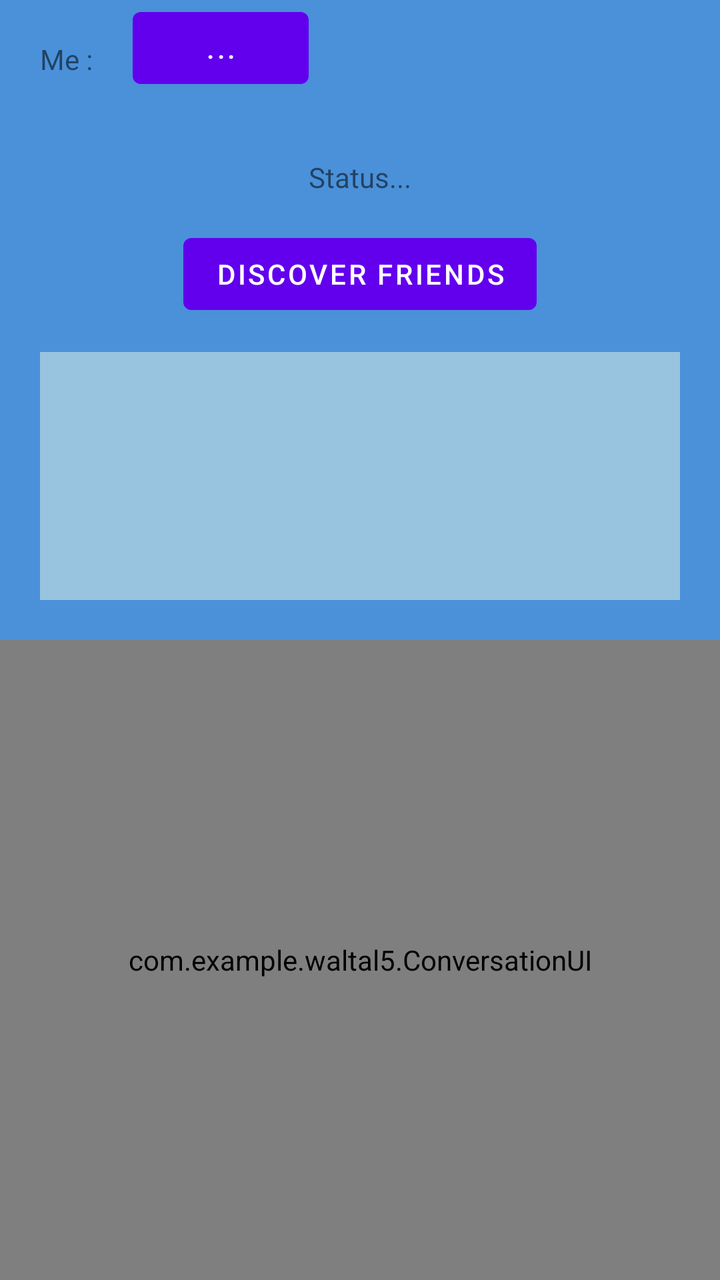
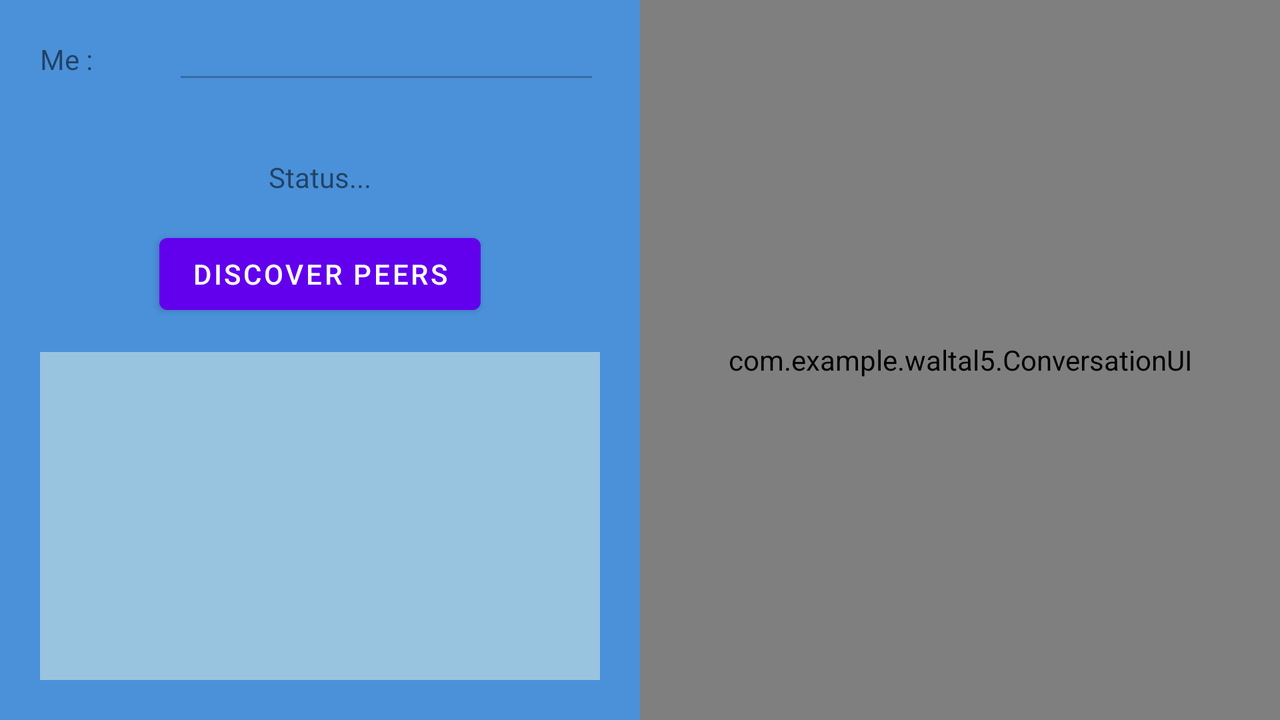

Two renders of one Android screen. The first uses the default layout on a phone; the second uses the alternative layout the repository ships for a different screen configuration, on a matching device. The two XML files are below.
<!-- AndroidManifest.xml: application theme Theme.Waltal5 -->
<!-- res/layout/activity_main.xml -->
<?xml version="1.0" encoding="utf-8"?>
<LinearLayout xmlns:android="http://schemas.android.com/apk/res/android"
    xmlns:app="http://schemas.android.com/apk/res-auto"
    xmlns:tools="http://schemas.android.com/tools"
    android:layout_width="match_parent"
    android:layout_height="match_parent"
    tools:context=".MainActivity"
    android:weightSum="2"
    android:orientation="vertical">
    <RelativeLayout android:layout_width="match_parent"
        android:layout_height="0dp"
        android:layout_weight="1"
        android:background="#4a91d9">


        <TextView
            android:id="@+id/myNameLabel"
            android:layout_width="wrap_content"
            android:layout_height="wrap_content"
            android:layout_marginStart="20dp"
            android:layout_marginTop="20dp"
            android:layout_marginEnd="20dp"
            android:layout_marginBottom="20dp"
            android:text="Me :" />

        <Button
            android:id="@+id/nameButton"
            android:layout_width="wrap_content"
            android:layout_height="wrap_content"
            android:layout_toRightOf="@+id/myNameLabel"
            android:text="..." />

        <TextView
            android:id="@+id/connectionStatus"
            android:layout_width="wrap_content"
            android:layout_height="wrap_content"
            android:layout_below="@id/myNameLabel"
            android:text="Status..."
            android:layout_centerHorizontal="true"
            android:layout_marginTop="20dp"/>

        <Button
            android:id="@+id/discover"
            android:layout_width="wrap_content"
            android:layout_height="wrap_content"
            android:layout_below="@id/connectionStatus"
            android:layout_centerHorizontal="true"
            android:layout_marginStart="15dp"
            android:layout_marginTop="15dp"
            android:layout_marginEnd="15dp"
            android:layout_marginBottom="15dp"
            android:text="discover friends" />

        <RelativeLayout
            android:layout_width="match_parent"
            android:layout_height="match_parent"
            android:layout_below="@id/discover"
            android:layout_marginLeft="20dp"
            android:layout_marginRight="20dp"
            android:layout_marginBottom="20dp"
            android:background="#80E8F8E7"/>

        <ScrollView
            android:id="@+id/scroll"
            android:layout_width="match_parent"
            android:layout_height="wrap_content"
            android:layout_below="@id/discover"
            android:minHeight="0dp">

            <ListView
                android:id="@+id/peerListView"
                android:layout_width="match_parent"
                android:layout_height="200dp"
                android:layout_margin="30dp"
                android:background="#80E8F8E7" />
        </ScrollView>
    </RelativeLayout>
    <RelativeLayout
        android:layout_width="match_parent"
        android:layout_height="0dp"
        android:layout_weight="1"
        android:background="#b5d5f5">
        <com.example.waltal5.ConversationUI
            android:id="@+id/conversationUI"
            android:layout_width="match_parent"
            android:layout_height="match_parent"
            android:background="#b5d5f5"/>
    </RelativeLayout>
</LinearLayout>
<!-- resources referenced by this layout -->
<resources>
  <style name="Theme.Waltal5" parent="Theme.MaterialComponents.DayNight.NoActionBar">
          
          <item name="colorPrimary">@color/purple_500</item>
          <item name="colorPrimaryVariant">@color/purple_700</item>
          <item name="colorOnPrimary">@color/white</item>
          
          <item name="colorSecondary">@color/teal_200</item>
          <item name="colorSecondaryVariant">@color/teal_700</item>
          <item name="colorOnSecondary">@color/black</item>
          
          <item name="android:statusBarColor" tools:targetApi="l">?attr/colorPrimaryVariant</item>
          
      </style>
</resources>
<!-- res/layout-land/activity_main.xml (the repository's variant of the layout above) -->
<!-- drawn on the phone turned sideways -->
<?xml version="1.0" encoding="utf-8"?>
<LinearLayout xmlns:android="http://schemas.android.com/apk/res/android"
    xmlns:app="http://schemas.android.com/apk/res-auto"
    xmlns:tools="http://schemas.android.com/tools"
    android:layout_width="match_parent"
    android:layout_height="match_parent"
    android:orientation="horizontal"
    android:weightSum="2"
    tools:context=".MainActivity">

    <RelativeLayout
        android:layout_width="match_parent"
        android:layout_height="match_parent"
        android:layout_weight="1"
        android:background="#4a91d9">


        <TextView
            android:id="@+id/myNameLabel"
            android:layout_width="wrap_content"
            android:layout_height="wrap_content"
            android:layout_marginStart="20dp"
            android:layout_marginTop="20dp"
            android:layout_marginEnd="20dp"
            android:layout_marginBottom="20dp"
            android:text="Me :" />

        <EditText
            android:id="@+id/myNameEditText"
            android:layout_width="match_parent"
            android:layout_height="wrap_content"
            android:layout_alignBaseline="@id/myNameLabel"
            android:layout_marginStart="20dp"
            android:layout_marginTop="20dp"
            android:layout_marginEnd="20dp"
            android:layout_marginBottom="20dp"
            android:layout_toEndOf="@id/myNameLabel"
            android:layout_toRightOf="@id/myNameLabel"

            android:enabled="false"
            android:focusable="false" />

        <TextView
            android:id="@+id/connectionStatus"
            android:layout_width="wrap_content"
            android:layout_height="wrap_content"
            android:layout_below="@id/myNameLabel"
            android:layout_centerHorizontal="true"
            android:layout_marginTop="20dp"
            android:text="Status..." />

        <Button
            android:id="@+id/discover"
            android:layout_width="wrap_content"
            android:layout_height="wrap_content"
            android:layout_below="@id/connectionStatus"
            android:layout_centerHorizontal="true"
            android:layout_margin="15dp"
            android:text="discover peers" />

        <RelativeLayout
            android:layout_width="match_parent"
            android:layout_height="match_parent"
            android:layout_below="@id/discover"
            android:layout_marginLeft="20dp"
            android:layout_marginRight="20dp"
            android:layout_marginBottom="20dp"
            android:background="#80E8F8E7" />

        <ScrollView
            android:id="@+id/scroll"
            android:layout_width="match_parent"
            android:layout_height="wrap_content"
            android:layout_below="@id/discover"
            android:minHeight="0dp">

            <ListView
                android:id="@+id/peerListView"
                android:layout_width="match_parent"
                android:layout_height="200dp"
                android:layout_margin="30dp"
                android:background="#80E8F8E7" />
        </ScrollView>
    </RelativeLayout>

    <RelativeLayout
        android:layout_width="match_parent"
        android:layout_height="match_parent"
        android:layout_weight="1"
        android:background="#b5d5f5">

        <com.example.waltal5.ConversationUI
            android:id="@+id/conversationUI"
            android:layout_width="match_parent"
            android:layout_height="match_parent"
            android:background="#b5d5f5" />
    </RelativeLayout>
</LinearLayout>
